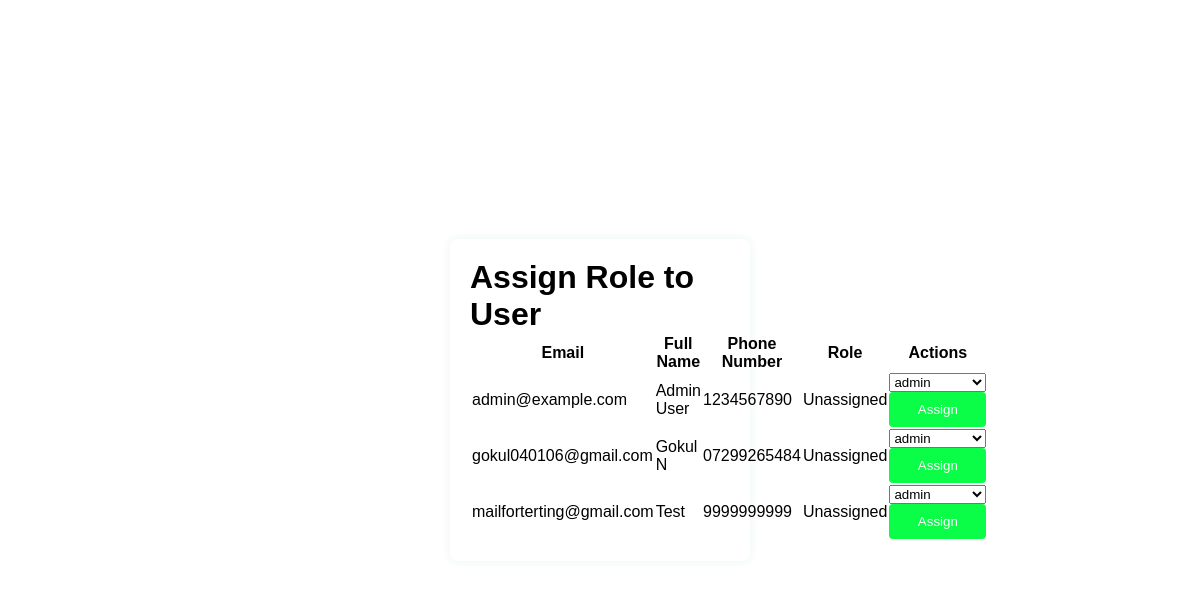
/assign_role_page, run on an earlier commit of the app's database.
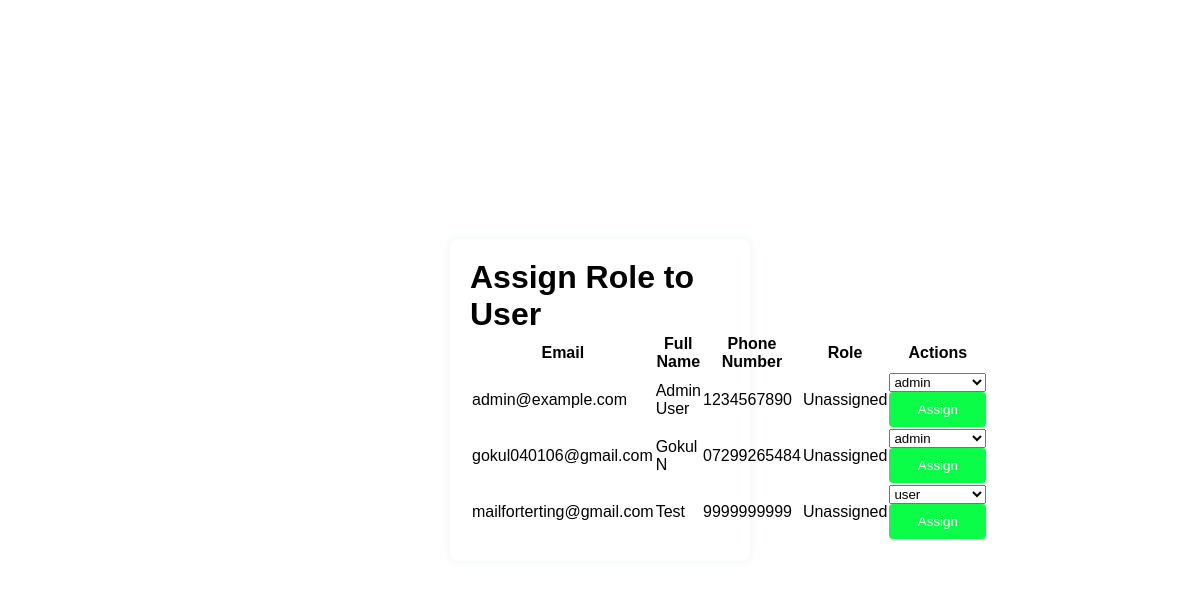
And on a later commit of the database.
### tables this page shows
CREATE TABLE users (
        user_id INTEGER PRIMARY KEY AUTOINCREMENT,
        email TEXT UNIQUE NOT NULL,
        password_hash TEXT NOT NULL,
        full_name TEXT,
        phone_number TEXT,
        created_at TIMESTAMP DEFAULT CURRENT_TIMESTAMP,
        updated_at TIMESTAMP DEFAULT CURRENT_TIMESTAMP,
        last_login TIMESTAMP,
        is_active BOOLEAN DEFAULT TRUE,
        is_admin INTEGER DEFAULT 0,
        is_delivery_boy INTEGER DEFAULT 0,
        role_id INTEGER,
        FOREIGN KEY(role_id) REFERENCES roles(role_id)
    );

CREATE TABLE roles (
        role_id INTEGER PRIMARY KEY AUTOINCREMENT,
        role_name TEXT NOT NULL UNIQUE,
        role_description TEXT,
        created_at TIMESTAMP DEFAULT CURRENT_TIMESTAMP
    );

### app.py (the view)
@app.route('/assign_role_page', methods=['GET', 'POST'])
def assign_role_page():
    conn = get_db()
    cursor = conn.cursor()
    cursor.execute('SELECT * FROM users')
    users = cursor.fetchall()
    cursor.execute('SELECT * FROM roles')
    roles = cursor.fetchall()
    conn.close()
    return render_template('assign_role_page.html', users=users, roles=roles)

### app.py (called while the page is built)
def get_db():
    conn = sqlite3.connect(DATABASE)
    conn.row_factory = sqlite3.Row
    return conn

### templates/assign_role_page.html (shortened to what this page needs)
<!DOCTYPE html>
<html lang="en">
<head>
    <link rel="stylesheet" href="{{ url_for('static', filename='css/styles.css') }}">
</head>
<body>
    <div class="container">
        <h1>Assign Role to User</h1>
        <table>
            <thead>
                <tr>
                    <th>Email</th>
                    <th>Full Name</th>
                    <th>Phone Number</th>
                    <th>Role</th>
                    <th>Actions</th>
                </tr>
            </thead>
            <tbody>
                {% for user in users %}
                <tr>
                    <td>{{ user['email'] }}</td>
                    <td>{{ user['full_name'] }}</td>
                    <td>{{ user['phone_number'] }}</td>
                    <td>{{ user['role'] or 'Unassigned' }}</td>
                    <td>
                        <form method="POST" action="{{ url_for('assign_role', user_id=user['user_id']) }}">
                            <select name="role">
                                {% for role in roles %}
                                    <option value="{{ role['role_id'] }}" {% if role['role_id'] == user['role_id'] %} selected {% endif %}>{{ role['role_name'] }}</option>
                                {% endfor %}
                            </select>
                            <button type="submit" class="btn-small">Assign</button>
                        </form>
                    </td>
                </tr>
                {% endfor %}
            </tbody>
        </table>
    </div>
</body>
</html>

What changed in the data, as far as the page shows it:
changed users "mailforterting@gmail.com": role "admin" → "user"
